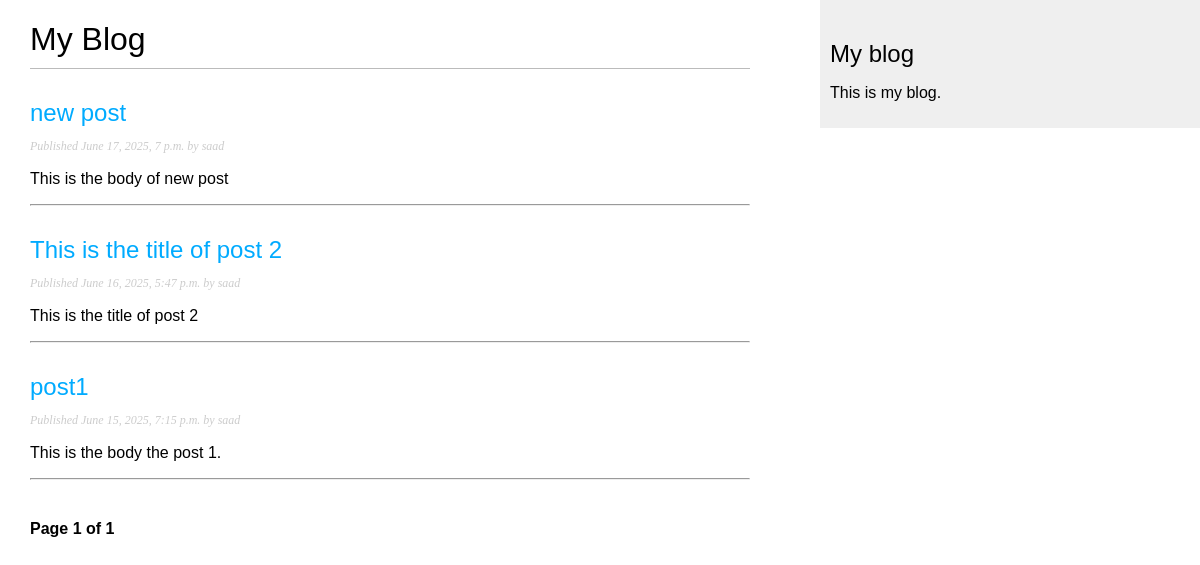
Screenshot of /blog/ with the database file from the repository.
### blog/models.py (models this page shows, shortened)
class Post(models.Model):
    class Status(models.TextChoices):
        DRAFT = 'DF', 'Draft'
        PUBLISHED = 'PB', 'Published'
    title = models.CharField(max_length=250)
    slug = models.SlugField(max_length=250, unique_for_date='publish')
    author = models.ForeignKey(User, on_delete=models.CASCADE, related_name='blog_posts')
    body = models.TextField()
    publish = models.DateTimeField(default=timezone.now)
    created = models.DateTimeField(auto_now_add=True)
    updated = models.DateTimeField(auto_now=True)
    status = models.CharField(max_length=2, choices=Status.choices, default=Status.DRAFT)
    class Meta:
        ordering = ['-publish']
        indexes = [
            models.Index(fields=['-publish']),
        ]
    def get_absolute_url(self):
        return reverse('blog:post_detail', args=[
            self.publish.year,
            self.publish.month,
            self.publish.day,
            self.slug,
        ]) # type: ignore

### blog/views.py (the view)
# urls.py: path("", views.post_list, name="post_list"),  # type: ignore
def post_list(request): # type: ignore
    post_list = Post.objects.all()
    paginator = Paginator(post_list, 3)  # Show 3 posts per page.
    page_number = request.GET.get('page', 1)
    try: # type: ignore
        posts = paginator.get_page(page_number) # type: ignore
    except PageNotAnInteger:
        posts = paginator.get_page(1) # type: ignore
    except EmptyPage:
        posts = paginator.get_page(paginator.num_pages)
    return render(request, 'blog/post/list.html', {'posts': posts}) # type: ignore

### blog/templates/blog/post/list.html (shortened to what this page needs)
{% extends "blog/base.html" %}
{% block content %}
    <h1>My Blog</h1>
    {% for post in posts %}
        <h2>
        <a href="{{ post.get_absolute_url}}">
        {{ post.title }}
        </a>
        </h2>
        <p class="date">
        Published {{ post.publish }} by {{ post.author }}
        </p>
        {{ post.body|truncatewords:30|linebreaks }}
        <hr />
    {% endfor %}
    {% include "pagination.html" with page=posts %}
{% endblock %}

### blog/templates/blog/base.html (shortened to what this page needs)
{% load static %}
<!DOCTYPE html>
<html lang="en">
<head>
    <link rel="stylesheet" href="{% static 'css/blog.css' %}">
</head>
<body>
    <div id="content">
        {% block  content %}
        {% endblock  %}
    </div>
    <div id="sidebar">
        <h2>My blog</h2>
        <p>This is my blog.</p>
    </div>
</body>
</html>

### blog/templates/pagination.html (shortened to what this page needs)
<div class="pagination">
  <span class="step-links">
    <span class="current">
      Page {{ page.number }} of {{ page.paginator.num_pages }}
    </span>
  </span>
</div>

### blog/static/css/blog.css (style rules this page uses)
body { margin:0; padding:0; font-family:helvetica, sans-serif; }
a { color:#00abff; text-decoration:none; }
h1 { font-weight:normal; border-bottom:1px solid #bbb; padding:0 0 10px 0; }
h2 { font-weight:normal; margin:30px 0 0; }
#content { float:left; width:60%; padding:0 0 0 30px; }
#sidebar { float:right; width:30%; padding:10px; background:#efefef; height:100%; }
p.date { color:#ccc; font-family: georgia, serif; font-size: 12px; font-style: italic; }
.pagination { margin:40px 0; font-weight:bold; }

### rows the page displays
Post: title "new post", publish "June 17, 2025, 7 p.m.", author "saad", body "This is the body of new post"
Post: title "This is the title of post 2", publish "June 16, 2025, 5:47 p.m.", author "saad", body "This is the title of post 2"
Post: title "post1", publish "June 15, 2025, 7:15 p.m.", author "saad", body "This is the body the post 1."

### other values shown
{{ page.number }} "1"
{{ page.paginator.num_pages }} "1"
